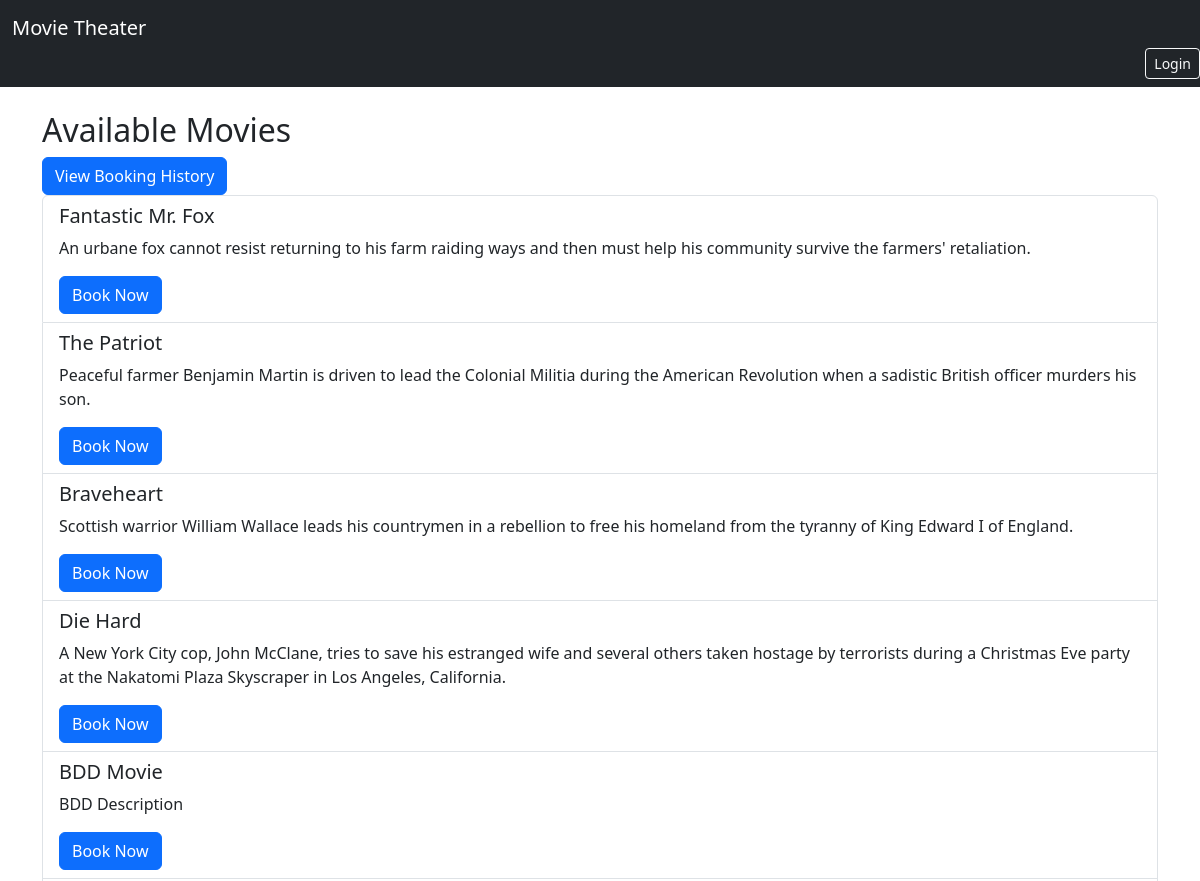
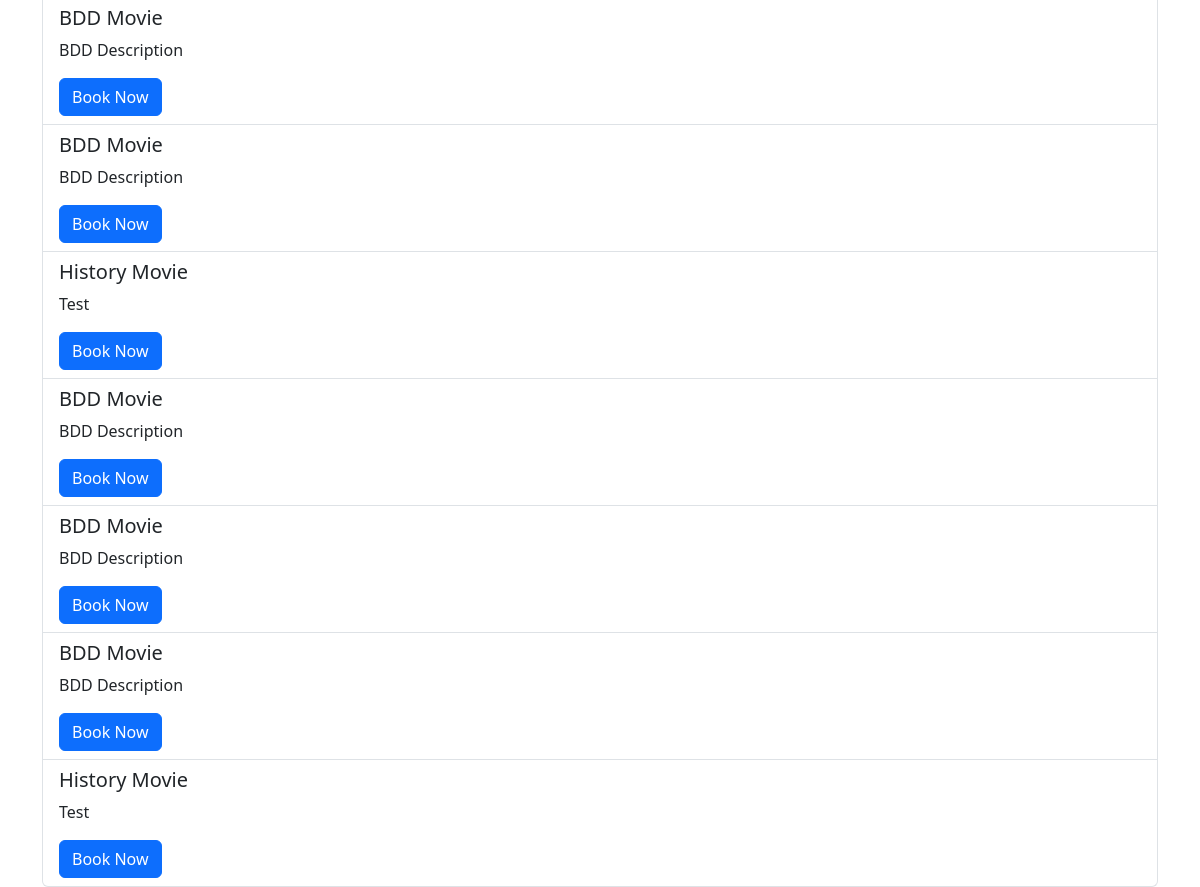
Before: / with the older database file (2 pictures, top to bottom).
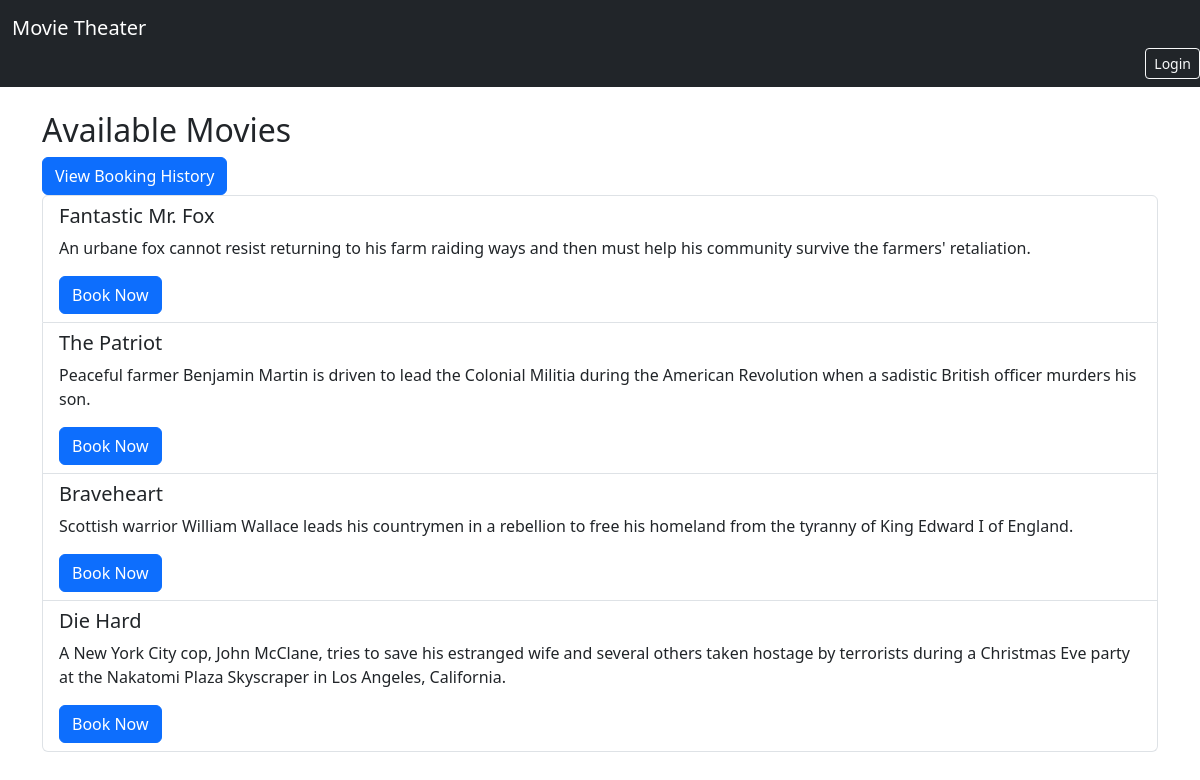
After: the same page with the newer database file.
### bookings/models.py (models this page shows, shortened)
class Movie(models.Model):
    title = models.CharField(max_length=200)
    description = models.TextField()
    release_date = models.DateField()
    duration = models.IntegerField(help_text="Duration in minutes")

### bookings/views.py (the view)
# urls.py: path('', views.movie_list, name='movie_list'),              # Movie list page
def movie_list(request):
    movies = Movie.objects.all() #get all movies from db
    return render(request, 'bookings/movie_list.html', {
        'movies': movies
    })

### bookings/templates/bookings/movie_list.html (shortened to what this page needs)
{% extends 'bookings/base.html' %}
{% block content %}
<h2>Available Movies</h2>
<a href="{% url 'booking_history' %}" class="btn btn-primary">
    View Booking History
</a>
<ul class="list-group" >
    {% for movie in movies %}
    <li class="list-group-item">
        <h5>{{ movie.title }}</h5>
        <p>{{ movie.description }}</p>
        <a href="{% url 'book_seat' movie.id %}" class="btn btn-primary">
            Book Now
        </a>
    </li>
    {% endfor %}
</ul>
{% endblock %}

Changed rows visible on the page:
removed Movie: title "BDD Movie", description "BDD Description"
removed Movie: title "BDD Movie", description "BDD Description"
removed Movie: title "BDD Movie", description "BDD Description"
removed Movie: title "History Movie", description "Test"
removed Movie: title "BDD Movie", description "BDD Description"
removed Movie: title "BDD Movie", description "BDD Description"
removed Movie: title "BDD Movie", description "BDD Description"
removed Movie: title "History Movie", description "Test"
